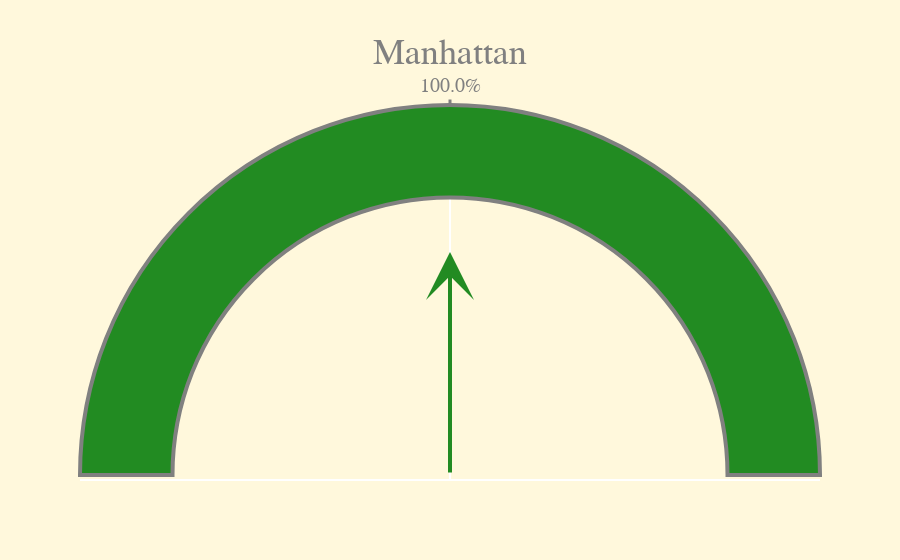

Notebook cell for this chart:
### Code cell
draw_boro_dial( boro_health_counts, 'Manhattan' )

### Figure 1 — Plotly figure (JSON) as saved in the notebook; plotly's stock layout.template omitted (floating-point values rounded to 4 significant figures)
{"data": [{"domain": {"x": [0, 1], "y": [0, 1]}, "gauge": {"axis": {"range": [null, 100], "tickcolor": "gray", "tickfont": {"size": 20}, "ticktext": ["100.0%"], "tickvals": [50], "tickwidth": 3}, "bgcolor": "white", "bordercolor": "gray", "borderwidth": 4, "steps": [{"color": "forestgreen", "range": [0, 100]}]}, "mode": "gauge", "title": {"font": {"size": 36}, "text": "Manhattan"}, "type": "indicator"}], "layout": {"annotations": [{"arrowcolor": "forestgreen", "arrowhead": 3, "arrowsize": 2, "arrowwidth": 4, "ax": 0, "axref": "x", "ay": 0, "ayref": "y", "showarrow": true, "x": 3.674e-17, "xref": "x", "y": 0.6, "yref": "y"}], "font": {"color": "gray", "family": "Arial"}, "paper_bgcolor": "cornsilk", "plot_bgcolor": "rgba(0,0,0,0)", "xaxis": {"range": [-1, 1], "showgrid": false, "showticklabels": false}, "yaxis": {"range": [0, 1], "showgrid": false, "showticklabels": false}}}
